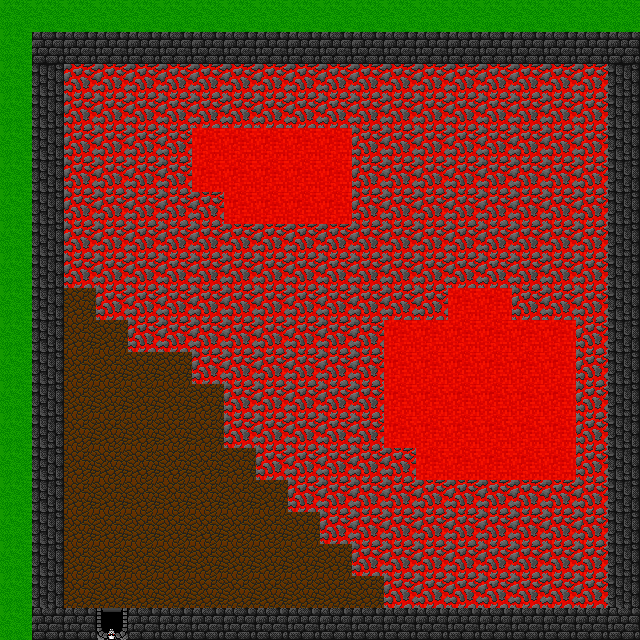

This game map was drawn from its Tiled (.tmx) file and the tilesets committed beside it. A one-line description and the full map source follow:
An orthogonal 20x20 tile map with 32x32 px tiles, 1 tile layer (Camada de Tiles 1).

<map version="1.2" tiledversion="1.3.3" orientation="orthogonal" renderorder="right-down" width="20" height="20" tilewidth="32" tileheight="32" infinite="0" nextlayerid="2" nextobjectid="1">
 <tileset firstgid="1" source="tile-map.tsx" />
 <layer id="1" name="Camada de Tiles 1" width="20" height="20">
  <data encoding="csv">
1,1,1,1,1,1,1,1,1,1,1,1,1,1,1,1,1,1,1,1,
1,43,43,43,43,43,43,43,43,43,43,43,43,43,43,43,43,43,43,43,
1,1610612779,4,4,4,4,4,4,4,4,4,4,4,4,4,4,4,4,4,1610612779,
1,1610612779,4,4,4,4,4,4,4,4,4,4,4,4,4,4,4,4,4,1610612779,
1,1610612779,4,4,4,4,97,97,97,97,97,4,4,4,4,4,4,4,4,1610612779,
1,1610612779,4,4,4,4,97,97,97,97,97,4,4,4,4,4,4,4,4,1610612779,
1,1610612779,4,4,4,4,4,97,97,97,97,4,4,4,4,4,4,4,4,1610612779,
1,1610612779,4,4,4,4,4,4,4,4,4,4,4,4,4,4,4,4,4,1610612779,
1,1610612779,4,4,4,4,4,4,4,4,4,4,4,4,4,4,4,4,4,1610612779,
1,1610612779,23,4,4,4,4,4,4,4,4,4,4,4,97,97,4,4,4,1610612779,
1,1610612779,23,23,4,4,4,4,4,4,4,4,97,97,97,97,97,97,4,1610612779,
1,1610612779,23,23,23,23,4,4,4,4,4,4,97,97,97,97,97,97,4,1610612779,
1,1610612779,23,23,23,23,23,4,4,4,4,4,97,97,97,97,97,97,4,1610612779,
1,1610612779,23,23,23,23,23,4,4,4,4,4,97,97,97,97,97,97,4,1610612779,
1,1610612779,23,23,23,23,23,23,4,4,4,4,4,97,97,97,97,97,4,1610612779,
1,1610612779,23,23,23,23,23,23,23,4,4,4,4,4,4,4,4,4,4,1610612779,
1,1610612779,23,23,23,23,23,23,23,23,4,4,4,4,4,4,4,4,4,1610612779,
1,1610612779,23,23,23,23,23,23,23,23,23,4,4,4,4,4,4,4,4,1610612779,
1,1610612779,23,23,23,23,23,23,23,23,23,23,4,4,4,4,4,4,4,1610612779,
1,43,43,1073741946,43,43,43,43,43,43,43,43,43,43,43,43,43,43,43,43
</data>
 </layer>
</map>